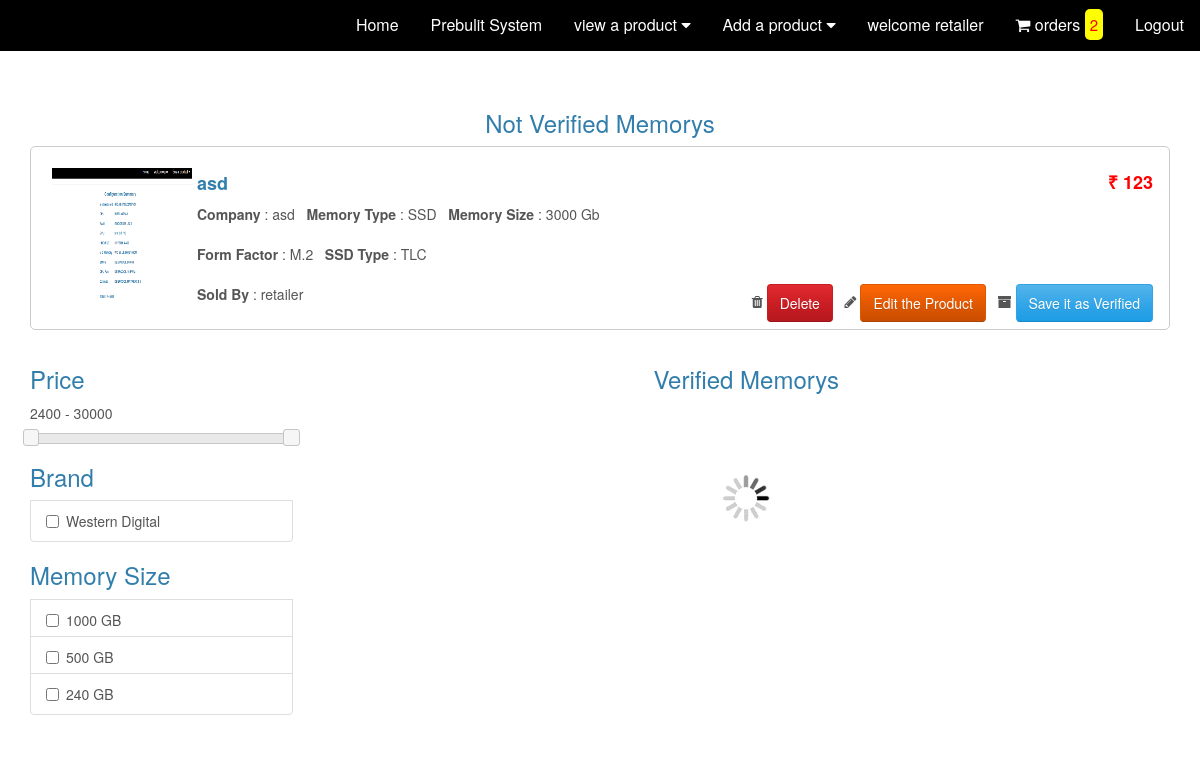
The page /retailer/onetime/mem_m2_one.php (signed in) on the database its author committed.
### tables this page shows
CREATE TABLE `memory_tbl` (
  `name` varchar(25) NOT NULL,
  `company` varchar(25) NOT NULL,
  `size` int(10) NOT NULL,
  `form_factor` varchar(10) NOT NULL,
  `type` varchar(10) NOT NULL,
  `ssd_type` varchar(10) NOT NULL,
  `rpm` int(8) NOT NULL,
  `price` decimal(10,0) NOT NULL,
  `sold_by` varchar(100) NOT NULL DEFAULT 'BulidNgine Pvt. Ltd. ',
  `pic` varchar(25) NOT NULL,
  `status` int(2) NOT NULL DEFAULT 1,
  `verified` int(2) NOT NULL DEFAULT 0
);

### retailer/onetime/mem_m2_one.php (the view, shortened to what this page needs)
<!DOCTYPE html>
<?php
  include('../../database/database_connection.php');
  $id=$_SESSION['loginid'];
  $sql2="select Count(*) from ordertbl where status=1 and save=0 and buy =1 and remark!='Order in Transit'";
  $con=mysqli_connect("localhost","root","","bulid") or die("connection moonchi");
  $result1=mysqli_query($con,$sql2)or die("number query moonchi");
  $row=mysqli_fetch_array($result1);
  $cart=$row['Count(*)'];
  $sql3="select MIN(price) as min, MAX(price) as max from memory_tbl where status=1 and verified=1";
  $result2=mysqli_query($con,$sql3)or die("price query moonchi");
  $row=mysqli_fetch_array($result2);
  $min=$row['min'];
  $max=$row['max'];
  $sql3="select * from memory_tbl where status=1 and verified=0 and sold_by='$id' and type='SSD'";
  $result2=mysqli_query($con,$sql3)or die("number query moonchi");
  $sql3="select Count(*) from memory_tbl where status=1 and verified=0 and sold_by='$id' and type='SSD'";
  $result4=mysqli_query($con,$sql3)or die("number query moonchi");
  $roww=mysqli_fetch_array($result4);
    $carte=$roww['Count(*)'];
?>
<html lang="en">
<head>
    <link rel="stylesheet" href="../../css/bootstrap.min.css">
    <link rel="stylesheet" href="../../css/top.css">
    <link rel="stylesheet" href="https://cdnjs.cloudflare.com/ajax/libs/font-awesome/4.7.0/css/font-awesome.min.css">
    <link href = "../../css/jquery-ui.css" rel = "stylesheet">
    <link href="../../css/style.css" rel="stylesheet">
  </head>
  <div class="navbare">
      <a href="../../logout.php">Logout</a>
      <a href="../orders.php"><i class="fa fa-shopping-cart"></i> orders <span class="numbe"><?php echo "$cart" ?></span></a>
      <a href="#">welcome <?php echo($_SESSION['loginid'] )?></a>
  <div class="dropdowne">
      <button class="dropbtn">Add a product
      <i class="fa fa-caret-down"></i>
    </button>
  </div>
  <div class="dropdowne">
      <button class="dropbtn">view a product
      <i class="fa fa-caret-down"></i>
    </button>
  </div>
      <a href="../prebulit.php">Prebulit System</a>
      <a href="../retailer.php">Home</a>
  </div>
  <body>
    <div class="container">
      <div class="row">
        <br />
    <form id="forme" action="" method="post">
        <div class="col-md-12">
          <br />
            <div class="row filter_datae">
              <?php
              if ($carte>0) {?>
                <center>
                  <h3>Not Verified Memorys</h3>
                </center>
                <?php
               foreach($result2 as $row)
                  {?>
                  <div class="col-sm-12 col-lg-12 col-md-12">
                    <div style="border:1px solid #ccc; border-radius:5px; padding:16px; padding-bottom: 25px; margin-bottom:16px; height:auto;">
                      <img  style="float:left; padding:5px;" src="../../project/mem/<?php echo $row['pic']  ?>" width="150px" height="150px" >
                        <h4><strong><?php echo $row['name'] ?> <div style="color:red; float:right;">
                          ₹ <?php echo $row['price'] ?>
                        </div></strong></h4>
                        <strong> Company</strong> : <?php echo $row['company'] ?>&nbsp;&nbsp;
                        <strong> Memory Type</strong> : <?php echo $row['type'] ?>&nbsp;&nbsp;
                        <strong> Memory Size</strong> : <?php echo $row['size'] ?> Gb&nbsp;&nbsp;
                          <br><br>
                        <strong> Form Factor</strong> : <?php echo $row['form_factor'] ?>&nbsp;&nbsp;
                        <strong> SSD Type</strong> : <?php echo $row['ssd_type'] ?> &nbsp;&nbsp;
                        <br><br>
                        <strong> Sold By </strong> : <?php echo $row['sold_by'] ?> &nbsp;&nbsp;
                    <div style="float: right;">
                      <i class="fa fa-trash"></i>
                      <input type="submit" name="delete" class="btn btn-danger" value="Delete" onclick="one('<?php echo $row['name'] ?>')">
                      <i class="fa fa-pencil"></i>
                      <input type="submit" name="edit" class="btn btn-warning" value="Edit the Product" onclick="one('<?php echo $row['name'] ?>')">
                      <i class="fa fa-archive"></i>
                      <input type="submit" name="verify" class="btn btn-primary" value="Save it as Verified" onclick="one('<?php echo $row['name'] ?>')">
                      </div>
                    </div>
                  </div>
                <?php
              }
            }?>
            </div>
        </div>
        <div class="col-md-3">
          <div class="list-group">
            <h3>Price</h3>
                      <p id="price_show"><?php echo( $min) ?> - <?php echo( $max) ?></p>
                      <div id="price_range"></div>
                  </div>
            <div class="list-group">
        <h3>Brand</h3>
        <?php
                $query = "select distinct(`company`) from `memory_tbl` where Verified =1 and form_factor='M.2' order by `company` desc";
                $statement = $connect->prepare($query);
                $statement->execute();
                $result = $statement->fetchAll();
                foreach($result as $row)
                {
                ?>
                <div class="list-group-item checkbox">
                    <label><input type="checkbox" class="common_selector company" value="<?php echo $row['company']; ?>"  > <?php echo $row['company']; ?></label>
                </div>
                <?php
                }
                ?>
            </div>
            <div class="list-group">
        <h3>Memory Size</h3>
        <?php
                $query = "select distinct(`size`) from `memory_tbl`  where Verified =1 and form_factor='M.2' order by `size` desc";
                $statement = $connect->prepare($query);
                $statement->execute();
                $result = $statement->fetchAll();
                foreach($result as $row)
                {
                ?>
                <div class="list-group-item checkbox">
                    <label><input type="checkbox" class="common_selector size" value="<?php echo $row['size']; ?>"  > <?php echo $row['size']; ?> GB</label>
                </div>
                <?php
                }
                ?>
            </div>
        </div>
          <div class="col-md-9">
            <center>
              <h3>Verified Memorys</h3>
            </center>
            <br />
              <div class="row filter_data">
              </div>
          </div>
        </form>
        </div>
        </div>
</body>
</html>

### css/top.css (style rules this page uses)
.navbare { overflow: hidden; position: fixed; background-color: black; width: 100%; z-index: 10; }
span.numbe { background-color: yellow; padding: 5px; color: red; font-size: 15px; border-radius: 5px; }
.navbare a { float: right; font-size: 16px; color: white; background-color: black; text-align: center; padding: 14px 16px; text-decoration: none; }
.container { padding-top:50px; }
.dropdowne { float: right; overflow: hidden; }
.dropdowne .dropbtn { font-size: 16px; border: none; outline: none; color: white; padding: 14px 16px; background-color: black; margin: 0; }

### rows shown on the page
memory_tbl: pic (picture), name "asd", price "123", company "asd", type "SSD", size "3000", form_factor "M.2", ssd_type "TLC", sold_by "retailer"

### other values the page prints
$cart "2"
$_SESSION['loginid'] "retailer"
$min "2400"
$max "30000"
$row['company'] "Western Digital"
$row['size'] "1000"
$row['size'] "500"
$row['size'] "240"
